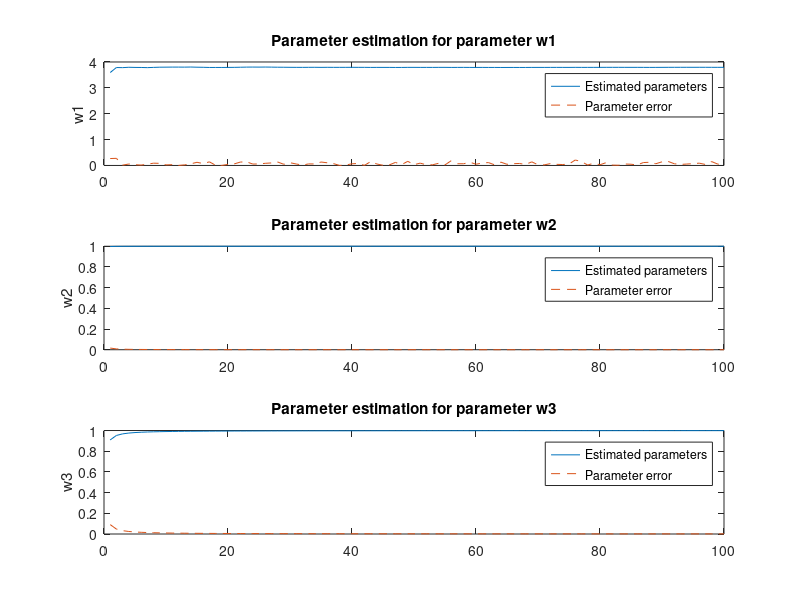

The MATLAB source for this figure:
what = [3.591277599334716800	0.997405171394348140	0.909091114997863770	
3.785771846771240200	0.998700141906738280	0.952377378940582280	
3.781568765640258800	0.999133467674255370	0.967739224433898930	
3.795185089111328100	0.999350011348724370	0.975606799125671390	
3.789920806884765600	0.999480962753295900	0.980388045310974120	
3.787774801254272500	0.999568760395050050	0.983605206012725830	
3.781613111495971700	0.999629437923431400	0.985915780067443850	
3.790915489196777300	0.999677002429962160	0.987654507160186770	
3.798513889312744100	0.999713659286499020	0.989011466503143310	
3.800252437591552700	0.999742269515991210	0.990098476409912110	
3.802508831024169900	0.999766111373901370	0.990990459918975830	
3.802401542663574200	0.999785602092742920	0.991735279560089110	
3.801047563552856400	0.999802172183990480	0.992366135120391850	
3.804703474044799800	0.999816536903381350	0.992907762527465820	
3.798206806182861300	0.999828398227691650	0.993377625942230220	
3.794641971588134800	0.999839067459106450	0.993788719177246090	
3.788165569305419900	0.999848663806915280	0.994152009487152100	
3.788506746292114300	0.999856770038604740	0.994475722312927250	
3.788582324981689500	0.999864518642425540	0.994764804840087890	
3.790222167968750000	0.999871313571929930	0.995025217533111570	
3.792426824569702100	0.999877750873565670	0.995261132717132570	
3.797083854675293000	0.999883115291595460	0.995475888252258300	
3.801807880401611300	0.999888181686401370	0.995671510696411130	
3.803551673889160200	0.999892711639404300	0.995850861072540280	
3.801722764968872100	0.999896764755249020	0.996016085147857670	
3.804182052612304700	0.999900639057159420	0.996168732643127440	
3.801398038864135700	0.999904513359069820	0.996310114860534670	
3.797709465026855500	0.999907791614532470	0.996441543102264400	
3.796504974365234400	0.999911010265350340	0.996563673019409180	
3.793777942657470700	0.999913990497589110	0.996677815914154050	
3.792366743087768600	0.999916613101959230	0.996784746646881100	
3.792030572891235400	0.999919176101684570	0.996884584426879880	
3.793417930603027300	0.999921679496765140	0.996978700160980220	
3.794708490371704100	0.999924004077911380	0.997067451477050780	
3.791790485382080100	0.999926149845123290	0.997151255607604980	
3.793994426727294900	0.999928057193756100	0.997230172157287600	
3.792506694793701200	0.999930143356323240	0.997304618358612060	
3.792523622512817400	0.999932050704956050	0.997375428676605220	
3.792874574661254900	0.999933838844299320	0.997442543506622310	
3.794085741043090800	0.999935507774353030	0.997506022453308110	
3.792628526687622100	0.999936997890472410	0.997566819190979000	
3.792571067810058600	0.999938488006591800	0.997624695301055910	
3.789970159530639600	0.999939918518066410	0.997679948806762700	
3.790958404541015600	0.999941468238830570	0.997732698917388920	
3.790846347808837900	0.999942541122436520	0.997783124446868900	
3.790525197982788100	0.999943673610687260	0.997831225395202640	
3.788619041442871100	0.999944984912872310	0.997877240180969240	
3.789158105850219700	0.999946057796478270	0.997921466827392580	
3.791634321212768600	0.999947309494018550	0.997963786125183110	
3.792080879211425800	0.999948322772979740	0.998004615306854250	
3.790744781494140600	0.999949276447296140	0.998043715953826900	
3.791093587875366200	0.999950230121612550	0.998081266880035400	
3.790717840194702100	0.999951303005218510	0.998117327690124510	
3.791918039321899400	0.999952137470245360	0.998151957988739010	
3.792218685150146500	0.999953091144561770	0.998185455799102780	
3.789736032485961900	0.999953866004943850	0.998217761516571040	
3.790613174438476600	0.999954581260681150	0.998248934745788570	
3.791473388671875000	0.999955415725708010	0.998279154300689700	
3.789856195449829100	0.999956011772155760	0.998308300971984860	
3.789259195327758800	0.999956846237182620	0.998336374759674070	
3.790413856506347700	0.999957501888275150	0.998363673686981200	
3.789048910140991200	0.999958097934722900	0.998390018939971920	
3.789332628250122100	0.999958693981170650	0.998415708541870120	
3.787812232971191400	0.999959468841552730	0.998440504074096680	
3.788331031799316400	0.999959945678710940	0.998464465141296390	
3.789115905761718700	0.999960541725158690	0.998487710952758790	
3.788244485855102500	0.999961197376251220	0.998510122299194340	
3.788656949996948200	0.999961674213409420	0.998531997203826900	
3.790185451507568400	0.999962270259857180	0.998553395271301270	
3.790453672409057600	0.999962806701660160	0.998574256896972660	
3.790218591690063500	0.999963343143463130	0.998594224452972410	
3.790966033935546900	0.999963760375976560	0.998613715171813960	
3.791408061981201200	0.999964416027069090	0.998632669448852540	
3.791041374206543000	0.999964952468872070	0.998651206493377690	
3.790499448776245100	0.999965369701385500	0.998669147491455080	
3.792589902877807600	0.999965786933898930	0.998686730861663820	
3.791098356246948200	0.999966263771057130	0.998703896999359130	
3.791268587112426800	0.999966621398925780	0.998720526695251460	
3.792094469070434600	0.999966979026794430	0.998736679553985600	
3.792349338531494100	0.999967396259307860	0.998752415180206300	
3.793379783630371100	0.999967694282531740	0.998767852783203130	
3.793500900268554700	0.999968171119689940	0.998782813549041750	
3.793426752090454100	0.999968588352203370	0.998797476291656490	
3.792922973632812500	0.999968886375427250	0.998811781406402590	
3.792502880096435500	0.999969303607940670	0.998825728893280030	
3.792685985565185500	0.999969661235809330	0.998839378356933590	
3.791711807250976600	0.999970018863677980	0.998852729797363280	
3.790659427642822300	0.999970436096191410	0.998865842819213870	
3.791221141815185500	0.999970734119415280	0.998878538608551030	
3.792395830154418900	0.999970972537994380	0.998890936374664310	
3.793674707412719700	0.999971270561218260	0.998903095722198490	
3.794203758239746100	0.999971687793731690	0.998915076255798340	
3.794527053833007800	0.999971985816955570	0.998926758766174320	
3.794965982437133800	0.999972224235534670	0.998938143253326420	
3.794415950775146500	0.999972522258758540	0.998949289321899410	
3.795113086700439500	0.999972820281982420	0.998960256576538090	
3.794814586639404300	0.999973177909851070	0.998970985412597660	
3.793659925460815400	0.999973475933074950	0.998981416225433350	
3.793270111083984400	0.999973714351654050	0.998991787433624270	
3.793472766876220700	0.999973952770233150	0.999001860618591310];

 
parameter_error = [0.267679691314697270	0.016088008880615234	0.090908885002136230	
0.275454998016357420	0.008059024810791016	0.047622621059417725	
0.011574268341064453	0.005372524261474609	0.032260775566101074	
0.055829524993896484	0.004029750823974609	0.024393200874328613	
0.028605937957763672	0.003218173980712891	0.019611954689025879	
0.014551162719726563	0.002673625946044922	0.016394793987274170	
0.050074577331542969	0.002297401428222656	0.014084219932556152	
0.088053226470947266	0.002002716064453125	0.012345492839813232	
0.082130908966064453	0.001775264739990234	0.010988533496856689	
0.021133899688720703	0.001597881317138672	0.009901523590087891	
0.030468463897705078	0.001450061798095703	0.009009540081024170	
0.001584053039550781	0.001329421997070313	0.008264720439910889	
0.021932125091552734	0.001226425170898438	0.007633864879608154	
0.064002990722656250	0.001137256622314453	0.007092237472534180	
0.122506141662597660	0.001063823699951172	0.006622374057769775	
0.072012901306152344	0.000997543334960938	0.006211280822753906	
0.139517307281494140	0.000938415527343750	0.005847990512847900	
0.007801055908203125	0.000887870788574219	0.005524277687072754	
0.001822471618652344	0.000840187072753906	0.005235195159912109	
0.041908264160156250	0.000797748565673828	0.004974782466888428	
0.059288024902343750	0.000758171081542969	0.004738867282867432	
0.131600379943847660	0.000724792480468750	0.004524111747741699	
0.139778137207031250	0.000693321228027344	0.004328489303588867	
0.053929328918457031	0.000665187835693359	0.004149138927459717	
0.059025764465332031	0.000639915466308594	0.003983914852142334	
0.082683086395263672	0.000616073608398438	0.003831267356872559	
0.097331047058105469	0.000592231750488281	0.003689885139465332	
0.133888721466064450	0.000571727752685547	0.003558456897735596	
0.045329570770263672	0.000551700592041016	0.003436326980590820	
0.106283664703369140	0.000533103942871094	0.003322184085845947	
0.056899070739746094	0.000516891479492188	0.003215253353118897	
0.013997554779052734	0.000501155853271484	0.003115415573120117	
0.059662818908691406	0.000485420227050781	0.003021299839019775	
0.057220935821533203	0.000471115112304688	0.002932548522949219	
0.133341312408447270	0.000457763671875000	0.002848744392395020	
0.103658199310302730	0.000445842742919922	0.002769827842712402	
0.071933269500732422	0.000432968139648438	0.002695381641387940	
0.000811576843261719	0.000421047210693359	0.002624571323394775	
0.017881393432617188	0.000410079956054688	0.002557456493377686	
0.063450336456298828	0.000400066375732422	0.002493977546691895	
0.078360080718994141	0.000390529632568359	0.002433180809020996	
0.003201007843017578	0.000381469726562500	0.002375304698944092	
0.146723270416259770	0.000372409820556641	0.002320051193237305	
0.057105541229248047	0.000362873077392578	0.002267301082611084	
0.006597042083740234	0.000356197357177734	0.002216875553131104	
0.019431114196777344	0.000349044799804688	0.002168774604797363	
0.117790222167968750	0.000340938568115234	0.002122759819030762	
0.034001827239990234	0.000334262847900391	0.002078533172607422	
0.159703731536865230	0.000326633453369141	0.002036213874816895	
0.029380798339843750	0.000320434570312500	0.001995384693145752	
0.089769840240478516	0.000314712524414063	0.001956284046173096	
0.023876667022705078	0.000308513641357422	0.001918733119964600	
0.026241779327392578	0.000301837921142578	0.001882672309875488	
0.085379600524902344	0.000296592712402344	0.001848042011260986	
0.021792888641357422	0.000290870666503906	0.001814544200897217	
0.183415412902832030	0.000286102294921875	0.001782238483428955	
0.065939426422119141	0.000281810760498047	0.001751065254211426	
0.065877914428710938	0.000276565551757813	0.001720845699310303	
0.125973701477050780	0.000272750854492188	0.001691699028015137	
0.047323226928710938	0.000267505645751953	0.001663625240325928	
0.093046665191650391	0.000263690948486328	0.001636326313018799	
0.111799240112304690	0.000259876251220703	0.001609981060028076	
0.023619174957275391	0.000256061553955078	0.001584291458129883	
0.128578186035156250	0.000251293182373047	0.001559495925903320	
0.044620990753173828	0.000248432159423828	0.001535534858703613	
0.068553447723388672	0.000244617462158203	0.001512289047241211	
0.077187061309814453	0.000240802764892578	0.001489877700805664	
0.037110805511474609	0.000237464904785156	0.001468002796173096	
0.139617919921875000	0.000234127044677734	0.001446604728698731	
0.024867057800292969	0.000230789184570313	0.001425743103027344	
0.022095203399658203	0.000227451324462891	0.001405775547027588	
0.071267604827880859	0.000224590301513672	0.001386284828186035	
0.042706966400146484	0.000220775604248047	0.001367330551147461	
0.035978794097900391	0.000217437744140625	0.001348793506622315	
0.053866863250732422	0.000214576721191406	0.001330852508544922	
0.210490703582763670	0.000212192535400391	0.001313269138336182	
0.152219772338867190	0.000209331512451172	0.001296103000640869	
0.017604827880859375	0.000206947326660156	0.001279473304748535	
0.086484909057617188	0.000204563140869141	0.001263320446014404	
0.026998519897460938	0.000202178955078125	0.001247584819793701	
0.110676765441894530	0.000200271606445313	0.001232147216796875	
0.013210773468017578	0.000197410583496094	0.001217186450958252	
0.008130550384521484	0.000194549560546875	0.001202523708343506	
0.056112289428710938	0.000193119049072266	0.001188218593597412	
0.047390460968017578	0.000190258026123047	0.001174271106719971	
0.020926952362060547	0.000187873840332031	0.001160621643066406	
0.112482070922851560	0.000185966491699219	0.001147270202636719	
0.122876644134521480	0.000183105468750000	0.001134157180786133	
0.066422939300537109	0.000181674957275391	0.001121461391448975	
0.140328884124755860	0.000179767608642578	0.001109063625335693	
0.154483795166015630	0.000178337097167969	0.001096904277801514	
0.064636707305908203	0.000175476074218750	0.001084923744201660	
0.039968490600585938	0.000173568725585938	0.001073241233825684	
0.054766178131103516	0.000172138214111328	0.001061856746673584	
0.069389343261718750	0.000170230865478516	0.001050710678100586	
0.088882923126220703	0.000168323516845703	0.001039743423461914	
0.038444995880126953	0.000166416168212891	0.001029014587402344	
0.150333404541015630	0.000164508819580078	0.001018583774566650	
0.051311492919921875	0.000163078308105469	0.001008212566375732	
0.026929855346679688	0.000161647796630859	0.000998139381408691];


[M, N] = size(what);

for k = 1:N                                 
  subplot(3,1,k);
  plot(1:M, what(:,k), '-', 1:M, parameter_error(:, k), '--');
  title(sprintf('Parameter estimation for parameter w%i', k));
  ylabel(sprintf('w%i', k));
  legend('Estimated parameters', 'Parameter error')
end